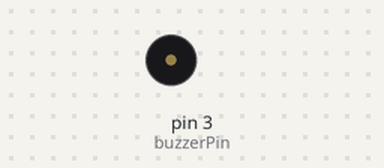
Recording of a sketch running on a simulated Arduino Uno, built with avr-gcc and run on an emulated ATmega328P. Parts: buzzer (waves = sounding).

Above: at 0.1 s.
At 0.6 s:
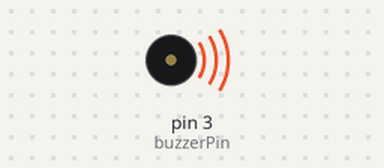
Timing chart, 0 to 2.1 s (numbered marks = the images above):
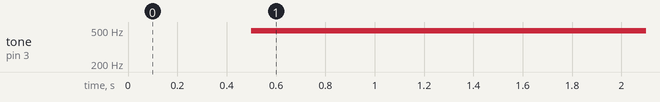

Measured:
- by itself, tone on pin 3 (buzzerPin): silent → 490 Hz at 0.50 s

The sketch:

exp1_buzzer.ino
```cpp
// (licence header left out)
int buzzerPin = 3;

void setup() {
  // put your setup code here, to run once:
  pinMode(buzzerPin, OUTPUT);
}

void loop() {
  // put your main code here, to run repeatedly:
  for(int i = 0; i < 256; i++)
  {
    analogWrite(buzzerPin, i);
    delay(500);
  }
}
```
